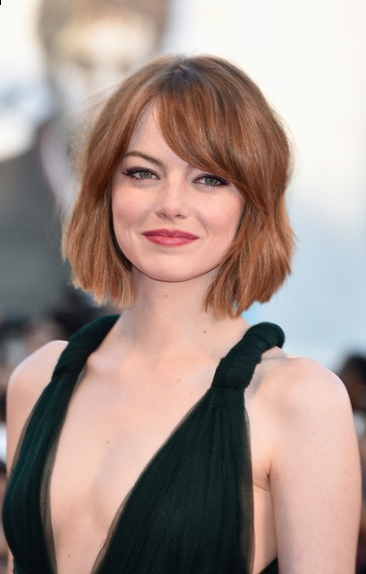
#> input picture faces_imgs/4.jpg, 366 x 574 px; its folder holds only this picture in this run
$ python -i canny_edge_detector.py   (imports and definitions only)
#> lines starting #> are read from the running program, lines starting #| are printed output that depends on the picture
import math

from scipy import ndimage
from scipy.ndimage.filters import convolve

from scipy import misc
import numpy as np
import matplotlib.pyplot as plt

from utils import utils
import cv2
class cannyEdgeDetector:
    def __init__(self, imgs, sigma=1, kernel_size=5, weak_pixel=75, strong_pixel=255, lowthreshold=0.05, highthreshold=0.15,std_threshold=9):
        self.imgs = imgs
        self.imgs_final = []
        self.img_smoothed = None
        self.gradientMat = None
        self.thetaMat = None
        self.nonMaxImg = None
        self.thresholdImg = None
        self.weak_pixel = weak_pixel
        self.strong_pixel = strong_pixel
        self.sigma = sigma
        self.kernel_size = kernel_size
        self.lowThreshold = lowthreshold
        self.highThreshold = highthreshold
        self.std_threshold=std_threshold
        self.max_std=20
        self.std_adjust=0.3
        self.min_intencity_to_adj = 20
        self.max_intencity_to_adj = 100
        return

    def gaussian_kernel(self, size, sigma=1):
        size = int(size) // 2
        x, y = np.mgrid[-size:size+1, -size:size+1]
        normal = 1 / (2.0 * np.pi * sigma**2)
        g =  np.exp(-((x**2 + y**2) / (2.0*sigma**2))) * normal
        return g

    def sobel_filters(self, img):
        Kx = np.array([[-1, 0, 1], [-2, 0, 2], [-1, 0, 1]], np.float32)
        Ky = np.array([[1, 2, 1], [0, 0, 0], [-1, -2, -1]], np.float32)

        Ix = ndimage.filters.convolve(img, Kx)
        Iy = ndimage.filters.convolve(img, Ky)

        G = np.hypot(Ix, Iy)
        G = G / G.max() * 255
        theta = np.arctan2(Iy, Ix)
        #print(theta)
        return (G, theta)


    def non_max_suppression(self, img, D):
        M, N = img.shape
        Z = np.zeros((M,N), dtype=np.int32)
        angle = D * 180. / np.pi
        angle[angle < 0] += 180


        for i in range(1,M-1):
            for j in range(1,N-1):
                try:
                    q = 255
                    r = 255

                   #angle 0
                    if (0 <= angle[i,j] < 22.5) or (157.5 <= angle[i,j] <= 180):
                        q = img[i, j+1]
                        r = img[i, j-1]
                    #angle 45
                    elif (22.5 <= angle[i,j] < 67.5):
                        q = img[i+1, j-1]
                        r = img[i-1, j+1]
                    #angle 90
                    elif (67.5 <= angle[i,j] < 112.5):
                        q = img[i+1, j]
                        r = img[i-1, j]
                    #angle 135
                    elif (112.5 <= angle[i,j] < 157.5):
                        q = img[i-1, j-1]
                        r = img[i+1, j+1]

                    if (img[i,j] >= q) and (img[i,j] >= r):
                        Z[i,j] = img[i,j]
                    else:
                        Z[i,j] = 0


                except IndexError as e:
                    pass

        return Z

    # [41 lines left out: functions threshold, hysteresis, not called in this run]

    def save(self,im, file):
        with open(file, 'w') as f:
            for i in range(im.shape[0]):
                if (i == 0):
                    for j in range(im.shape[1]):
                        f.write(str(j+1) + '\t')
                    f.write('\n')
                for j in range(im.shape[1]):
                    # if(int(im[i][j]) < 40):
                    # im[i][j]=0;
                    f.write(str(int(abs(im[i][j]))) + '\t')
                f.write('\n')
            for j in range(im.shape[1]):
                f.write(str(j) + '\t')
    def draw_line(self,i,j,thetas,img,gradientMat,nonMaxImg):
       # print(self.gradientMat)
#        # theta = np.pi / 4  # 45度的弧度值为pi/4
       # x1 = 213
       # y1 = 50
        theta = thetas[i,j] + np.pi/2
       # print(math.degrees(theta),"==============")

        # 计算线的长度和角度
        length = 20
        # theta = np.pi / 4  # 45度的弧度值为pi/4
        x1,y1=j,i
        x2, y2 = int(x1 + length * np.sin(theta)), int(y1 + length * np.cos(theta))

        x3, y3 = int(x1 + length * np.sin(theta+np.pi)), int(y1 + length * np.cos(theta+np.pi))
        # 画一条45度的线，线宽为2个像素，颜色为白色
        #cv2.line(img, (x1, y1), (x2, y2), (255, 255, 255), 2)
        #print(x1,y1,x2,y2)
        #cv2.line(img, (x1, y1), (x3, y3), (255, 255, 255), 2)


        # 计算线段上所有点的坐标
        px1s, py1s = np.linspace(x1, x2, num=length, endpoint=True), np.linspace(y1, y2, num=length, endpoint=True)
        points = np.array([np.round(px1s), np.round(py1s)]).T.astype(int)

        # 计算线段上所有点的坐标在这段代码中，使用np.round函数对生成的浮点坐标值进行四舍五入取整，得到的结果是整数坐标。如果计算出的坐标值超出了图像的大小范围，那么在后续的操作中可能会出现越界的情况。因此，在使用这些坐标值进行像素操作之前，通常需要对其进行范围检查和修正，以确保不会出现越界的情况。可以使用类似以下代码对坐标进行修正：
        px2s, py2s = np.linspace(x1, x3, num=length, endpoint=True), np.linspace(y1, y3, num=length, endpoint=True)
        points2 = np.array([np.round(px2s), np.round(py2s)]).T.astype(int)

        points[:, 0] = np.clip(points[:, 0], 0, img.shape[1] - 1)
        points[:, 1] = np.clip(points[:, 1], 0, img.shape[0] - 1)

        points2[:, 0] = np.clip(points2[:, 0], 0, img.shape[1] - 1)
        points2[:, 1] = np.clip(points2[:, 1], 0, img.shape[0] - 1)

        if(len(points) < length or len(points2) < length ):
            return

        points2_reversed = points2[::-1]
        sum=0
        for k in range(length):
            py1=points[k][0]
            px1=points[k][1]
            py2 = points2[k][0]
            px2 = points2[k][1]
            #print(px1,py1,"   ",px2,py2)
            sum= sum+(self.img_smoothed[px1,py1]- self.img_smoothed[px2,py2])**2
           # print(self.img_smoothed[px1,py1],self.img_smoothed[px2,py2])
        std=np.sqrt(sum)/length
       # print(std)

        if(std<self.std_threshold ):

            adj=self.max_std/(std+1)*self.std_adjust

            test=nonMaxImg[i,j]
            #print(test,"===========",i,j,adj)
            nonMaxImg[i,j] = nonMaxImg[i,j] * adj
           # print(i, j, std, adj, test, nonMaxImg[i, j])
            if (i == 46 and j == 210):
                print("=========46,210======", std)
                print(i,j,std,adj,test,nonMaxImg[i,j])

       # print(std)


       # print(points2)

    def draw_perpendicular_line(self,img,thetas,gradientMat,nonMaxImg):
        # 计算线的长度和角度
        # 计算线的长度和角度

       # self.draw_line(0,0,thetas,img,gradientMat,nonMaxImg)
       # self.draw_line(46, 210, thetas, img, gradientMat, nonMaxImg) #29
       # print(nonMaxImg[46,210])
        #self.draw_line(191, 121, thetas, img, gradientMat, nonMaxImg) #180
       # print(nonMaxImg[191, 121])
        #self.draw_line(206, 63, thetas, img, gradientMat, nonMaxImg)  # 180
        #self.draw_line(15, 428, thetas, img, gradientMat, nonMaxImg)  # 180
       # self.draw_line(19, 493, thetas, img, gradientMat, nonMaxImg)  # 180
       # self.draw_line(497, 378, thetas, img, gradientMat, nonMaxImg)  # 180
      #  print(nonMaxImg[19, 493])

        # 遍历图像中的每一个像素点
        for (i, j), pixel in np.ndenumerate(nonMaxImg):
           # print(i,j,pixel)
            if(pixel > self.min_intencity_to_adj and pixel < self.max_intencity_to_adj):
               #print(i,j,pixel)

                self.draw_line(i, j, thetas, img, gradientMat, nonMaxImg)
                pass
            # i, j 表示像素点的坐标，pixel表示像素点的像素值
            # 这里可以对像素值进行一些处理


       # self.draw_line(212, 50, thetas, img)
        # 显示图像
        plt.imshow(img, cmap='gray')
        plt.show()

    # [6 lines left out: function rgb2gray, not called in this run]
    def detect(self):
        imgs_final = []
        for i, img in enumerate(self.imgs):
           # [5 lines of commented-out code are left out]
            self.save(img, "img.txt")
            self.img_smoothed = convolve(img, self.gaussian_kernel(self.kernel_size, self.sigma))
            self.gradientMat, self.thetaMat = self.sobel_filters(self.img_smoothed)
            self.save(self.gradientMat, "gradientMat.txt")
            self.save(self.thetaMat, "thetaMat.txt")


            self.nonMaxImg = self.non_max_suppression(self.gradientMat, self.thetaMat)
            cv2.imwrite('nonMaxImg.jpg',  self.nonMaxImg)
            self.save(self.nonMaxImg, "nonMaxImg.txt")

            self.draw_perpendicular_line(img, self.thetaMat, self.gradientMat,self.nonMaxImg)
            self.save(self.nonMaxImg, "nonMaxImg2.txt")

            print(self.nonMaxImg[46,210],"------------------------")
            self.thresholdImg = self.threshold(self.nonMaxImg)
            cv2.imwrite('thresholdImg.jpg', self.thresholdImg)
            self.save(self.thresholdImg, "thresholdImg.txt")

            img_final = self.hysteresis(self.thresholdImg)
            self.imgs_final.append(img_final)
            # 读取图像


        return self.imgs_final

>>> import cv2
>>> picture = cv2.cvtColor(cv2.imread('faces_imgs/4.jpg'), cv2.COLOR_BGR2RGB)
>>> result = cannyEdgeDetector(picture).detect()
#> the loop in detect, `for i, img in enumerate(self.imgs): # img = img # cv2.namedWindow('My ..` made 1 pass
#> pass 1, in draw_perpendicular_line, `plt.show()`:
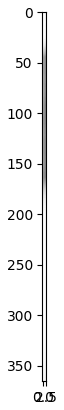
#> figure drawn by matplotlib, 1 panel
#> after the loop in detect, `for i, img in enumerate(self.imgs):`: self.imgs_final = []
#> (the run stopped early here; a loop or call above may not have finished)
